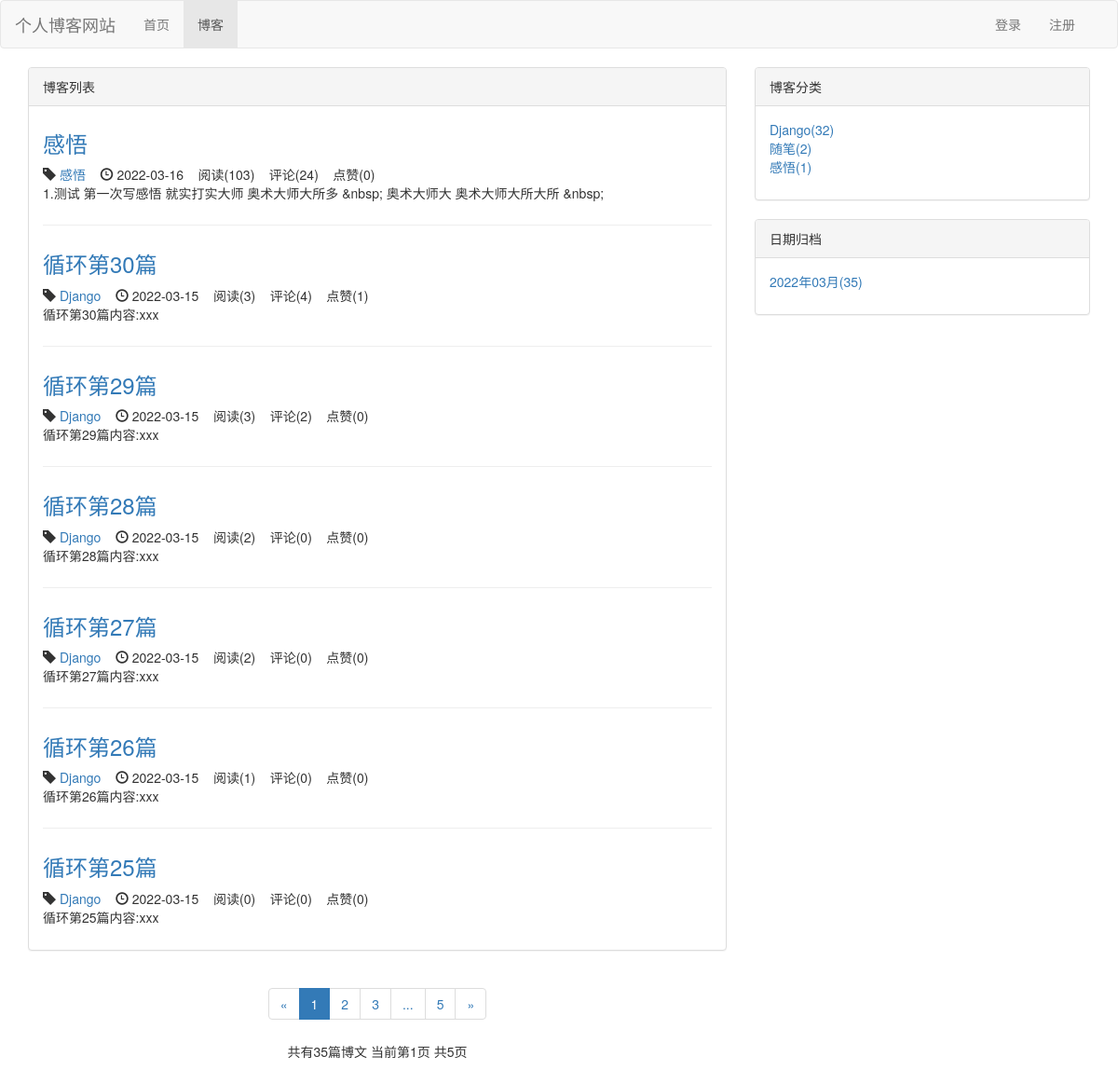
Screenshot of /blog/ with the database file from the repository.
### blog/models.py (models this page shows, shortened)
class Blog(models.Model, ReadNumExpandMethod):
    title = models.CharField(max_length=50)
    blog_type = models.ForeignKey(BlogType, on_delete=models.CASCADE)
    content = RichTextUploadingField()
    author = models.ForeignKey(User, on_delete=models.CASCADE)
    create_time = models.DateTimeField(auto_now_add=True)
    last_update_time = models.DateTimeField(auto_now=True)
    read_details = GenericRelation(ReadDetail)
    class Meta:
        ordering = ["-create_time"]

class BlogType(models.Model):
    type_name = models.CharField(max_length=15)
    def __str__(self):
        return self.type_name

### read_statistics/models.py (models this page shows)
class ReadNum(models.Model):
    read_num = models.IntegerField(default=0)
    content_type = models.ForeignKey(ContentType, on_delete=models.DO_NOTHING)
    object_id = models.PositiveIntegerField()
    content_object = GenericForeignKey('content_type', 'object_id')

### likes/models.py (models this page shows)
class LikeCount(models.Model):
    content_type = models.ForeignKey(ContentType, on_delete=models.CASCADE)
    object_id = models.PositiveIntegerField()
    content_object = GenericForeignKey('content_type', 'object_id')
    like_num = models.IntegerField(default=0)

### blog/views.py (the view)
# urls.py: path('', views.blog_list, name='blog_list'),
def blog_list(request):
    blogs_all_list = Blog.objects.all()
    context = get_blog_list_common_data(request, blogs_all_list)
    return render(request, 'blog/blog_list.html', context)

### comment/templatetags/comment_tags.py (called while the page is built)
@register.simple_tag
def get_comment_count(obj):
    content_type = ContentType.objects.get_for_model(obj)
    return Comment.objects.filter(content_type=content_type,
                                  object_id=obj.pk,
                                  parent=None).count()

### likes/templatetags/likes_tags.py (called while the page is built)
@register.simple_tag
def get_like_count(obj):
    content_type = ContentType.objects.get_for_model(obj)
    like_count, created = LikeCount.objects.get_or_create(content_type=content_type, object_id=obj.pk)
    return like_count.like_num

### read_statistics/models.py (called while the page is built)
    def get_read_num(self):
        try:
            ct = ContentType.objects.get_for_model(self)
            readnum = ReadNum.objects.get(content_type=ct, object_id=self.pk)
            return readnum.read_num
        except exceptions.ObjectDoesNotExist:
            return 0

### user/context_processors.py (called while the page is built)
def login_modal_form(request):
    return {'login_modal_form': LoginForm()}

### blog/templates/blog/blog_list.html (shortened to what this page needs)
{% extends 'base.html' %}
{% load staticfiles %}
{% load comment_tags %}
{% load likes_tags %}
{% block header_extends %}
    <link rel="stylesheet" href="{% static 'blog/blog.css' %}">
{% endblock header_extends %}
{% block nav_blog_active %}
active
{% endblock nav_blog_active %}
{% block content %}
<div class="container">
    <div class="row">
        <div class="col-xs-12 col-sm-8 col-md-8">
            <div class="panel panel-default">
                <div class="panel-heading">
                    {% block blog_list_title %}
                    博客列表
                    {% endblock blog_list_title %}
                </div>
                <div class="panel-body">
                    {% for blog in blogs %}
                        <div class="blog">
                            <h3>
                                <a href="{% url 'blog_detail' blog.pk %}">{{ blog.title }}</a>
                            </h3>
                            <p class="blog-info">
                                <span class="glyphicon glyphicon-tag"></span> <a href="{% url 'blogs_with_type' blog.blog_type.pk %}">{{ blog.blog_type }}</a>
                                <span class="glyphicon glyphicon-time"></span> {{ blog.create_time|date:"Y-m-d" }}
                                &nbsp;&nbsp;
                                阅读({{ blog.get_read_num }})
                                &nbsp;&nbsp;
                                评论({% get_comment_count blog %})
                                &nbsp;&nbsp;
                                点赞({% get_like_count blog %})
                            </p>
                            <p>{{ blog.content|striptags|truncatechars:120 }}</p>
                        </div>
                    {% empty %}
                        <p>暂无博客 敬请期待</p>
                    {% endfor %}
                </div>
            </div>
            <div class="paginator">
                <ul class="pagination">
                    <li>
                    {% if page_of_blogs.has_previous %}
                        <a href="?page={{ page_of_blogs.previous_page_number }}" aria-label="Previous">
                            <span aria-hidden="true">&laquo;</span>
                        </a>
                    {% else %}
                        <span aria-hidden="true">&laquo;</span>
                    {% endif %}
                    </li>
                    {% for page_num in page_range %}
                        {% if page_num == page_of_blogs.number %}
                            <li class="active"><a href="?page={{ page_num }}">{{ page_num }}</a></li>
                        {% else %}
                            {% if page_num == '...' %}
                                <li><span>{{ page_num }}</span></li>
                            {% else %}
                                <li><a href="?page={{ page_num }}">{{ page_num }}</a></li>
                            {% endif %}
                        {% endif %}
                    {% endfor %}
                    <li>
                    {% if page_of_blogs.has_next %}
                        <a href="?page={{ page_of_blogs.next_page_number }}" aria-label="Next">
                            <span aria-hidden="true">&raquo;</span>
                        </a>
                    {% else %}
                        <span aria-hidden="true">&raquo;</span>
                    {% endif %}
                    </li>
                </ul>
                <p>共有{{ page_of_blogs.paginator.count }}篇博文
                   当前第{{ page_of_blogs.number }}页
                   共{{ page_of_blogs.paginator.num_pages  }}页
                </p>
            </div>
        </div>
        <div class="hidden-xs col-sm-4 col-md-4">
            <div class="panel panel-default">
                <div class="panel-heading">博客分类</div>
                <div class="panel-body">
                    <ul class="blog-types">
                        {% for blog_type in blog_types %}
                            <li>
                                <a href="{% url 'blogs_with_type' blog_type.pk %}">
                                    {{ blog_type.type_name }}({{ blog_type.blog_count }})
                                </a>
                            </li>
                        {% empty %}
                            <li>暂无分类</li>
                        {% endfor %}
                    </ul>
                </div>
              </div>
            <div class="panel panel-default">
                <div class="panel-heading">日期归档</div>
                <div class="panel-body">
                    <ul>
                        {% for blog_date, blog_count in blog_dates.items %}
                            <li>
                                <a href="{% url 'blogs_with_date' blog_date.year blog_date.month %}">{{ blog_date|date:"Y年m月" }}({{ blog_count }})</a>
                            </li>
                        {% endfor %}
                    </ul>
                </div>
            </div>
        </div>
    </div>
</div>
{% endblock content %}

### templates/base.html (shortened to what this page needs)
{% load staticfiles %}
<!DOCTYPE html>
<html lang="zh-CN">
<head>
    <link rel="stylesheet" href="{% static 'css/base.css' %}">
    <link rel="stylesheet" href="{% static 'bootstrap-3.4.1/css/bootstrap.min.css' %}">
    {% block header_extends %}{% endblock header_extends %}
</head>
<body>
    <div class="navbar navbar-default" role="navigation">
        <div class="container-fluid">
            <div class="navbar-header">
                <a class="navbar-brand" href="{% url 'home' %}">个人博客网站</a>
            </div>
            <div id="navbar-collapse" class="collapse navbar-collapse">
                <ul class="nav navbar-nav">
                    <li class="{% block nav_home_active %}{% endblock nav_home_active %}">
                        <a href="{% url 'home' %}">首页</a>
                    </li>
                    <li class="{% block nav_blog_active %}{% endblock nav_blog_active %}">
                        <a href="{% url 'blog_list' %}">博客</a>
                    </li>
                </ul>
                <ul class="nav navbar-nav navbar-right">
                    {% if not user.is_authenticated %}
                        <li>
                            <a href="{% url 'login' %}?from={{ request.get_full_path }}">登录</a>
                        </li>
                        <li>
                            <a href="{% url 'register' %}?from={{ request.get_full_path }}">注册</a>
                        </li>
                    {% endif %}
                </ul>
            </div>
        </div>
    </div>
    {% block content %}
    {% endblock content %}
</body>
</html>

### static/css/base.css (style rules this page uses)
* { margin: 0; padding: 0; }
ul { list-style-type: none; }
ul.navbar-right { margin-right: 0px; }

### blog/static/blog/blog.css (style rules this page uses)
ul.blog-types { list-style-type: none; }
div.blog:not(:last-child) { margin-bottom: 2em; padding-bottom: 1em; border-bottom: 1px solid #eee; }
div.blog h3 { margin-top: 0.5em; }
div.blog p.blog-info { margin-bottom: 0; }
div.paginator { text-align: center; }

### rows the page displays
Blog: title "感悟", blog_type "感悟", create_time "2022-03-16", get_read_num "103", id "24", id.like_num "0", content "1.测试 第一次写感悟 就实打实大师 奥术大师大所多 &nbsp; 奥术大师大 奥术大师大所大所 &nbsp;"
Blog: title "循环第30篇", blog_type "Django", create_time "2022-03-15", get_read_num "3", id "4", id.like_num "1", content "循环第30篇内容:xxx"
Blog: title "循环第29篇", blog_type "Django", create_time "2022-03-15", get_read_num "3", id "2", id.like_num "0", content "循环第29篇内容:xxx"
Blog: title "循环第28篇", blog_type "Django", create_time "2022-03-15", get_read_num "2", id "0", id.like_num "0", content "循环第28篇内容:xxx"
Blog: title "循环第27篇", blog_type "Django", create_time "2022-03-15", get_read_num "2", id "0", id.like_num "0", content "循环第27篇内容:xxx"
Blog: title "循环第26篇", blog_type "Django", create_time "2022-03-15", get_read_num "1", id "0", id.like_num "0", content "循环第26篇内容:xxx"
Blog: title "循环第25篇", blog_type "Django", create_time "2022-03-15", get_read_num "0", id "0", id.like_num "0", content "循环第25篇内容:xxx"
BlogType: type_name "Django", blog_count "32"
BlogType: type_name "随笔", blog_count "2"
BlogType: type_name "感悟", blog_count "1"

### other values shown
{{ page_num }} "1"
{{ page_num }} "2" "3" "5"
{{ page_num }} "..."
{{ page_of_blogs.paginator.count }} "35"
{{ page_of_blogs.number }} "1"
{{ page_of_blogs.paginator.num_pages }} "5"
{{ blog_date|date:"Y年m月" }} "2022年03月"
{{ blog_count }} "35"
